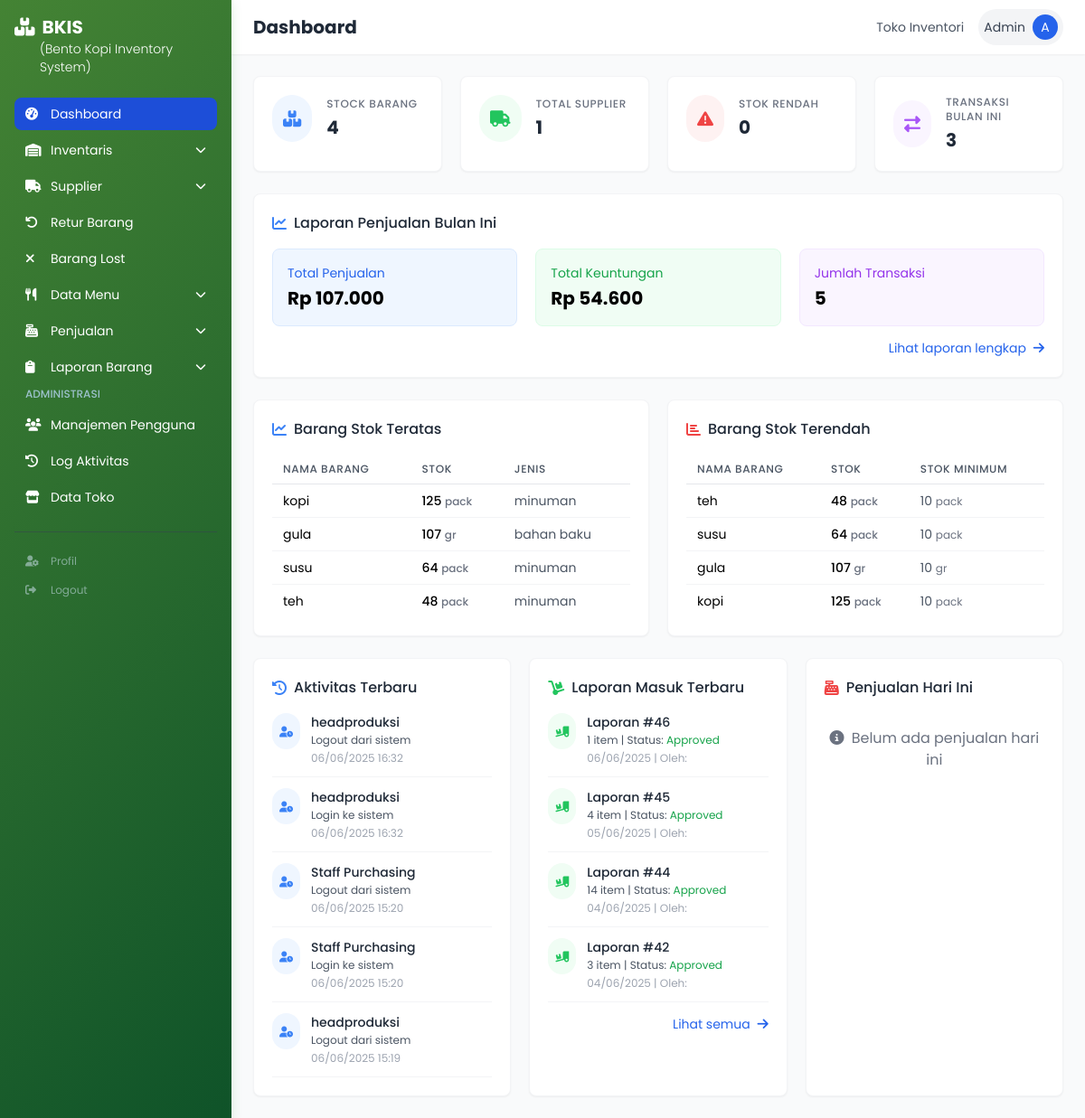
Page /index.php (signed in) on the earlier database version.
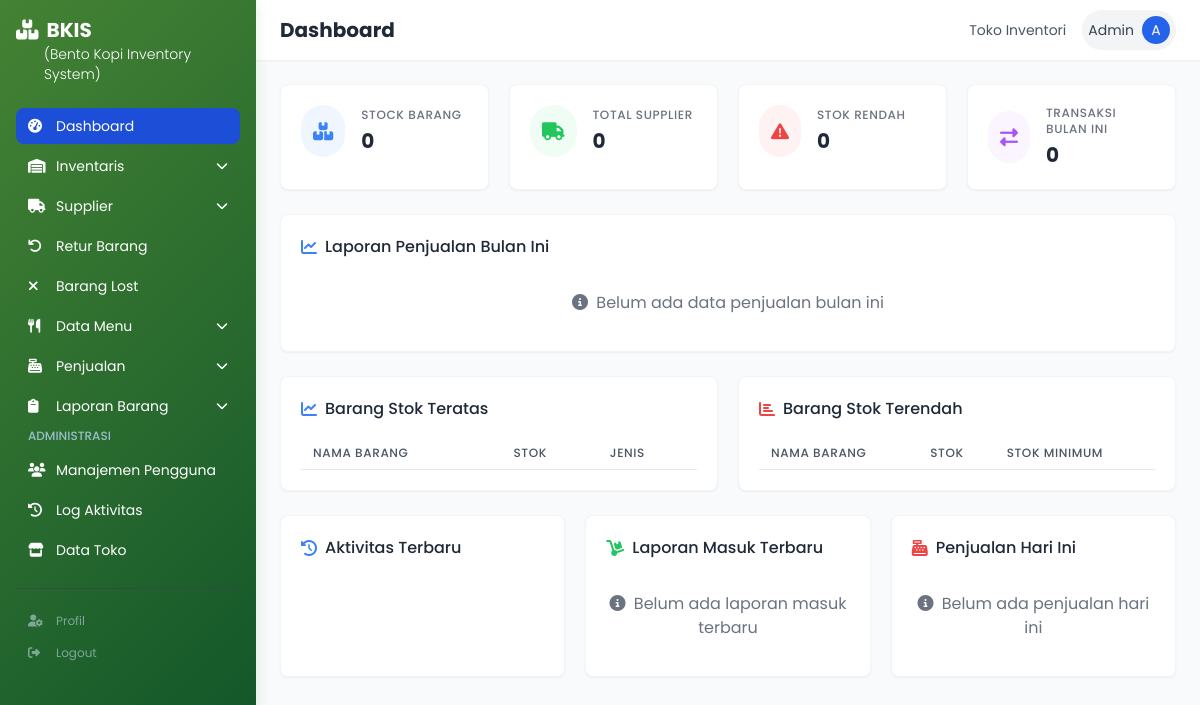
Same page on the later database version.
### tables this page shows
CREATE TABLE `barang` (
  `id_barang` int(11) NOT NULL,
  `nama_barang` varchar(100) DEFAULT NULL,
  `satuan` varchar(50) DEFAULT NULL,
  `jenis` varchar(50) DEFAULT NULL,
  `stok` int(11) DEFAULT 0,
  `stok_minimum` int(11) DEFAULT NULL,
  `harga` decimal(10,2) DEFAULT 0.00,
  `lokasi` enum('kitchen','bar') DEFAULT NULL,
  `periode` enum('1','2','3','4') DEFAULT NULL,
  `id_supplier` int(11) DEFAULT NULL,
  `periode_1` decimal(20,2) DEFAULT NULL,
  `periode_2` decimal(20,2) DEFAULT NULL
);

CREATE TABLE `log_aktivitas` (
  `id_log` int(11) NOT NULL,
  `id_user` int(11) DEFAULT NULL,
  `waktu` datetime DEFAULT NULL,
  `aktivitas` text DEFAULT NULL
);

CREATE TABLE `users` (
  `id_user` int(11) NOT NULL,
  `username` varchar(50) NOT NULL,
  `password` varchar(255) NOT NULL,
  `role_id` int(11) DEFAULT NULL,
  `nama_lengkap` varchar(100) NOT NULL,
  `jenis_kelamin` enum('Laki - Laki','Perempuan') DEFAULT NULL,
  `alamat_user` varchar(255) DEFAULT NULL,
  `no_tlp_user` int(15) DEFAULT NULL,
  `tanggal_daftar` datetime NOT NULL DEFAULT current_timestamp()
);

CREATE TABLE `laporan_masuk` (
  `id_laporan_masuk` int(11) NOT NULL,
  `tanggal_laporan` date DEFAULT NULL,
  `created_by` int(11) DEFAULT NULL,
  `created_at` datetime DEFAULT NULL,
  `status` enum('pending','approved') NOT NULL DEFAULT 'pending',
  `periode` int(11) DEFAULT 1 COMMENT '1, 2, 3, or 4'
);

### index.php (the view, shortened to what the changed rows need)
<?php
require_once 'includes/header.php';
$query = "SELECT COUNT(*) as total FROM barang";
$result = mysqli_query($conn, $query);
$totalItems = mysqli_fetch_assoc($result)['total'];
$query = "SELECT COUNT(*) as total FROM supplier";
$result = mysqli_query($conn, $query);
$totalSuppliers = mysqli_fetch_assoc($result)['total'];
$query = "SELECT COUNT(*) as total FROM penerimaan
          WHERE MONTH(tanggal_terima) = MONTH(CURRENT_DATE())
          AND YEAR(tanggal_terima) = YEAR(CURRENT_DATE())";
$result = mysqli_query($conn, $query);
$currentMonthReceipts = mysqli_fetch_assoc($result)['total'];
$query = "SELECT COUNT(*) as total FROM pengeluaran
          WHERE MONTH(tanggal_keluar) = MONTH(CURRENT_DATE())
          AND YEAR(tanggal_keluar) = YEAR(CURRENT_DATE())";
$result = mysqli_query($conn, $query);
$currentMonthOutgoings = mysqli_fetch_assoc($result)['total'];
$query = "SELECT
            DATE_FORMAT(tanggal, '%Y-%m') AS bulan,
            SUM(total_penjualan) AS total_penjualan,
            SUM(total_keuntungan) AS total_keuntungan,
            SUM(jumlah_transaksi) AS jumlah_transaksi
          FROM laporan_penjualan
          WHERE MONTH(tanggal) = MONTH(CURRENT_DATE())
          AND YEAR(tanggal) = YEAR(CURRENT_DATE())
          GROUP BY DATE_FORMAT(tanggal, '%Y-%m')";
$result = mysqli_query($conn, $query);
$monthlySales = mysqli_fetch_assoc($result);
$query = "SELECT * FROM barang ORDER BY stok DESC LIMIT 5";
$topStockItems = mysqli_query($conn, $query);
$query = "SELECT * FROM barang WHERE stok > 0 ORDER BY stok ASC LIMIT 5";
$lowestStockItems = mysqli_query($conn, $query);
$query = "SELECT l.*, u.nama_lengkap
          FROM log_aktivitas l
          JOIN users u ON l.id_user = u.id_user
          ORDER BY l.waktu DESC LIMIT 5";
$recentActivities = mysqli_query($conn, $query);
$query = "SELECT lm.id_laporan_masuk, lm.tanggal_laporan, lm.status, lm.created_at,
          u.nama_lengkap, COUNT(lmd.id_masuk) as total_items
          FROM laporan_masuk lm
          LEFT JOIN laporan_masuk_detail lmd ON lm.id_laporan_masuk = lmd.id_laporan
          LEFT JOIN users u ON lm.created_by = u.id_user
          GROUP BY lm.id_laporan_masuk
          ORDER BY lm.created_at DESC LIMIT 5";
$recentLaporanMasuk = mysqli_query($conn, $query);
?>
<div class="grid md:grid-cols-2 lg:grid-cols-4 gap-5 mb-6">
    <div class="bg-white p-5 rounded-lg shadow-sm border border-gray-100 hover:shadow-md transition-all">
        <div class="flex items-center">
            <div>
                <h3 class="text-gray-500 text-xs font-medium uppercase tracking-wider">Stock Barang</h3>
                <p class="text-xl font-bold text-gray-800 mt-1"><?= $totalItems ?></p>
            </div>
        </div>
    </div>
    <div class="bg-white p-5 rounded-lg shadow-sm border border-gray-100 hover:shadow-md transition-all">
        <div class="flex items-center">
            <div>
                <h3 class="text-gray-500 text-xs font-medium uppercase tracking-wider">Total Supplier</h3>
                <p class="text-xl font-bold text-gray-800 mt-1"><?= $totalSuppliers ?></p>
            </div>
        </div>
    </div>
    <div class="bg-white p-5 rounded-lg shadow-sm border border-gray-100 hover:shadow-md transition-all">
        <div class="flex items-center">
            <div>
                <h3 class="text-gray-500 text-xs font-medium uppercase tracking-wider">Transaksi Bulan Ini</h3>
                <p class="text-xl font-bold text-gray-800 mt-1"><?= $currentMonthReceipts + $currentMonthOutgoings ?></p>
            </div>
        </div>
    </div>
</div>
<div class="bg-white p-5 rounded-lg shadow-sm border border-gray-100 mb-6">
    <h3 class="text-base font-medium text-gray-800 mb-4 flex items-center">
        <i class="fas fa-chart-line text-blue-500 mr-2"></i> Laporan Penjualan Bulan Ini
    </h3>
    <?php if($monthlySales): ?>
    <div class="grid md:grid-cols-3 gap-5">
        <div class="bg-blue-50 p-4 rounded-lg border border-blue-100">
            <div class="text-sm text-blue-600 mb-1">Total Penjualan</div>
            <div class="text-xl font-bold"><?= 'Rp ' . number_format($monthlySales['total_penjualan'], 0, ',', '.') ?></div>
        </div>
        <div class="bg-green-50 p-4 rounded-lg border border-green-100">
            <div class="text-sm text-green-600 mb-1">Total Keuntungan</div>
            <div class="text-xl font-bold"><?= 'Rp ' . number_format($monthlySales['total_keuntungan'], 0, ',', '.') ?></div>
        </div>
        <div class="bg-purple-50 p-4 rounded-lg border border-purple-100">
            <div class="text-sm text-purple-600 mb-1">Jumlah Transaksi</div>
            <div class="text-xl font-bold"><?= $monthlySales['jumlah_transaksi'] ?></div>
        </div>
    </div>
    <div class="mt-3 text-right">
        <a href="laporan_penjualan.php?filter_type=monthly" class="text-blue-600 hover:text-blue-800 text-sm">
            Lihat laporan lengkap <i class="fas fa-arrow-right ml-1"></i>
        </a>
    </div>
    <?php else: ?>
    <div class="text-center py-4 text-gray-500">
        <i class="fas fa-info-circle mr-1"></i> Belum ada data penjualan bulan ini
    </div>
    <?php endif; ?>
</div>
<div class="grid lg:grid-cols-2 gap-5 mb-6">
    <div class="bg-white p-5 rounded-lg shadow-sm border border-gray-100">
        <div class="overflow-x-auto">
            <table class="min-w-full">
                <thead>
                    <tr class="border-b border-gray-200">
                        <th class="py-2 px-3 text-left text-xs font-medium text-gray-600 uppercase tracking-wider">Nama Barang</th>
                        <th class="py-2 px-3 text-left text-xs font-medium text-gray-600 uppercase tracking-wider">Stok</th>
                        <th class="py-2 px-3 text-left text-xs font-medium text-gray-600 uppercase tracking-wider">Jenis</th>
                    </tr>
                </thead>
                <tbody class="divide-y divide-gray-100">
                    <?php while ($item = mysqli_fetch_assoc($topStockItems)): ?>
                    <tr class="hover:bg-gray-50">
                        <td class="py-2 px-3 text-sm"><?= $item['nama_barang'] ?></td>
                        <td class="py-2 px-3 text-sm font-medium"><?= $item['stok'] ?> <span class="text-xs text-gray-500"><?= $item['satuan'] ?></span></td>
                        <td class="py-2 px-3 text-sm text-gray-600"><?= $item['jenis'] ?></td>
                    </tr>
                    <?php endwhile; ?>
                </tbody>
            </table>
        </div>
    </div>
    <div class="bg-white p-5 rounded-lg shadow-sm border border-gray-100">
        <div class="overflow-x-auto">
            <table class="min-w-full">
                <thead>
                    <tr class="border-b border-gray-200">
                        <th class="py-2 px-3 text-left text-xs font-medium text-gray-600 uppercase tracking-wider">Nama Barang</th>
                        <th class="py-2 px-3 text-left text-xs font-medium text-gray-600 uppercase tracking-wider">Stok</th>
                        <th class="py-2 px-3 text-left text-xs font-medium text-gray-600 uppercase tracking-wider">Stok Minimum</th>
                    </tr>
                </thead>
                <tbody class="divide-y divide-gray-100">
                    <?php while ($item = mysqli_fetch_assoc($lowestStockItems)): ?>
                    <tr class="<?= $item['stok'] <= $item['stok_minimum'] ? 'bg-red-50' : '' ?> hover:bg-gray-50">
                        <td class="py-2 px-3 text-sm"><?= $item['nama_barang'] ?></td>
                        <td class="py-2 px-3 text-sm font-medium <?= $item['stok'] <= $item['stok_minimum'] ? 'text-red-600' : '' ?>">
                            <?= $item['stok'] ?> <span class="text-xs text-gray-500"><?= $item['satuan'] ?></span>
                        </td>
                        <td class="py-2 px-3 text-sm text-gray-600"><?= $item['stok_minimum'] ?> <span class="text-xs text-gray-500"><?= $item['satuan'] ?></span></td>
                    </tr>
                    <?php endwhile; ?>
                </tbody>
            </table>
        </div>
    </div>
</div>
<div class="grid lg:grid-cols-3 gap-5">
    <div class="bg-white p-5 rounded-lg shadow-sm border border-gray-100">
        <div class="space-y-3">
            <?php while ($activity = mysqli_fetch_assoc($recentActivities)): ?>
            <div class="flex items-start border-b border-gray-100 pb-3">
                <div class="rounded-full bg-blue-50 p-2 mr-3 flex-shrink-0">
                    <i class="fas fa-user-clock text-blue-500 text-xs"></i>
                </div>
                <div>
                    <p class="text-sm font-medium text-gray-800"><?= $activity['nama_lengkap'] ?></p>
                    <p class="text-xs text-gray-600 mt-0.5"><?= $activity['aktivitas'] ?></p>
                    <p class="text-xs text-gray-400 mt-1"><?= date('d/m/Y H:i', strtotime($activity['waktu'])) ?></p>
                </div>
            </div>
            <?php endwhile; ?>
        </div>
    </div>
    <div class="bg-white p-5 rounded-lg shadow-sm border border-gray-100">
        <div class="space-y-3">
            <?php if(mysqli_num_rows($recentLaporanMasuk) > 0): ?>
                <?php while ($laporan = mysqli_fetch_assoc($recentLaporanMasuk)): ?>
                <div class="flex items-start border-b border-gray-100 pb-3">
                    <div class="rounded-full bg-green-50 p-2 mr-3 flex-shrink-0">
                        <i class="fas fa-truck-loading text-green-500 text-xs"></i>
                    </div>
                    <div>
                        <p class="text-sm font-medium text-gray-800">Laporan #<?= $laporan['id_laporan_masuk'] ?></p>
                        <p class="text-xs text-gray-600 mt-0.5">
                            <?= $laporan['total_items'] ?> item |
                            Status: <span class="<?= $laporan['status'] == 'approved' ? 'text-green-600' : 'text-yellow-600' ?>">
                                <?= ucfirst($laporan['status']) ?>
                            </span>
                        </p>
                        <p class="text-xs text-gray-400 mt-1">
                            <?= date('d/m/Y', strtotime($laporan['tanggal_laporan'])) ?> |
                            Oleh: <?= $laporan['nama_lengkap'] ?>
                        </p>
                    </div>
                </div>
                <?php endwhile; ?>
                <div class="mt-3 text-right">
                    <a href="laporan_masuk.php" class="text-blue-600 hover:text-blue-800 text-sm">
                        Lihat semua <i class="fas fa-arrow-right ml-1"></i>
                    </a>
                </div>
            <?php else: ?>
                <div class="text-center py-4 text-gray-500">
                    <i class="fas fa-info-circle mr-1"></i> Belum ada laporan masuk terbaru
                </div>
            <?php endif; ?>
        </div>
    </div>
</div>
<?php require_once 'includes/footer.php'; ?>

Differences in the rows shown:
removed barang: nama_barang "kopi", stok "125", satuan "pack", jenis "minuman", stok_minimum "10"
removed barang: nama_barang "gula", stok "107", satuan "gr", jenis "bahan baku", stok_minimum "10"
removed barang: nama_barang "susu", stok "64", satuan "pack", jenis "minuman", stok_minimum "10"
removed barang: nama_barang "teh", stok "48", satuan "pack", jenis "minuman", stok_minimum "10"
removed log_aktivitas: id_user.nama_lengkap "headproduksi", aktivitas "Logout dari sistem", waktu "06/06/2025 16:32"
removed log_aktivitas: id_user.nama_lengkap "headproduksi", aktivitas "Login ke sistem", waktu "06/06/2025 16:32"
removed log_aktivitas: id_user.nama_lengkap "Staff Purchasing", aktivitas "Logout dari sistem", waktu "06/06/2025 15:20"
removed log_aktivitas: id_user.nama_lengkap "Staff Purchasing", aktivitas "Login ke sistem", waktu "06/06/2025 15:20"
removed log_aktivitas: id_user.nama_lengkap "headproduksi", aktivitas "Logout dari sistem", waktu "06/06/2025 15:19"
removed laporan_masuk: id_laporan_masuk "46", total_items "1", status "Approved", tanggal_laporan "06/06/2025"
removed laporan_masuk: id_laporan_masuk "45", total_items "4", status "Approved", tanggal_laporan "05/06/2025"
removed laporan_masuk: id_laporan_masuk "44", total_items "14", status "Approved", tanggal_laporan "04/06/2025"
removed laporan_masuk: id_laporan_masuk "42", total_items "3", status "Approved", tanggal_laporan "04/06/2025"
Other differences:
$totalItems: "4" → "0"
$totalSuppliers: "1" → "0"
$currentMonthReceipts + $currentMonthOutgoings: "3" → "0"
$monthlySales['total_penjualan']: "107.000" → (not shown)
$monthlySales['total_keuntungan']: "54.600" → (not shown)
$monthlySales['jumlah_transaksi']: "5" → (not shown)
text no longer shown: "Total Penjualan Rp Total Keuntungan Rp Jumlah Transaksi Lihat laporan lengkap Lihat semua"
text now shown: "Belum ada data penjualan bulan ini Belum ada laporan masuk terbaru"
